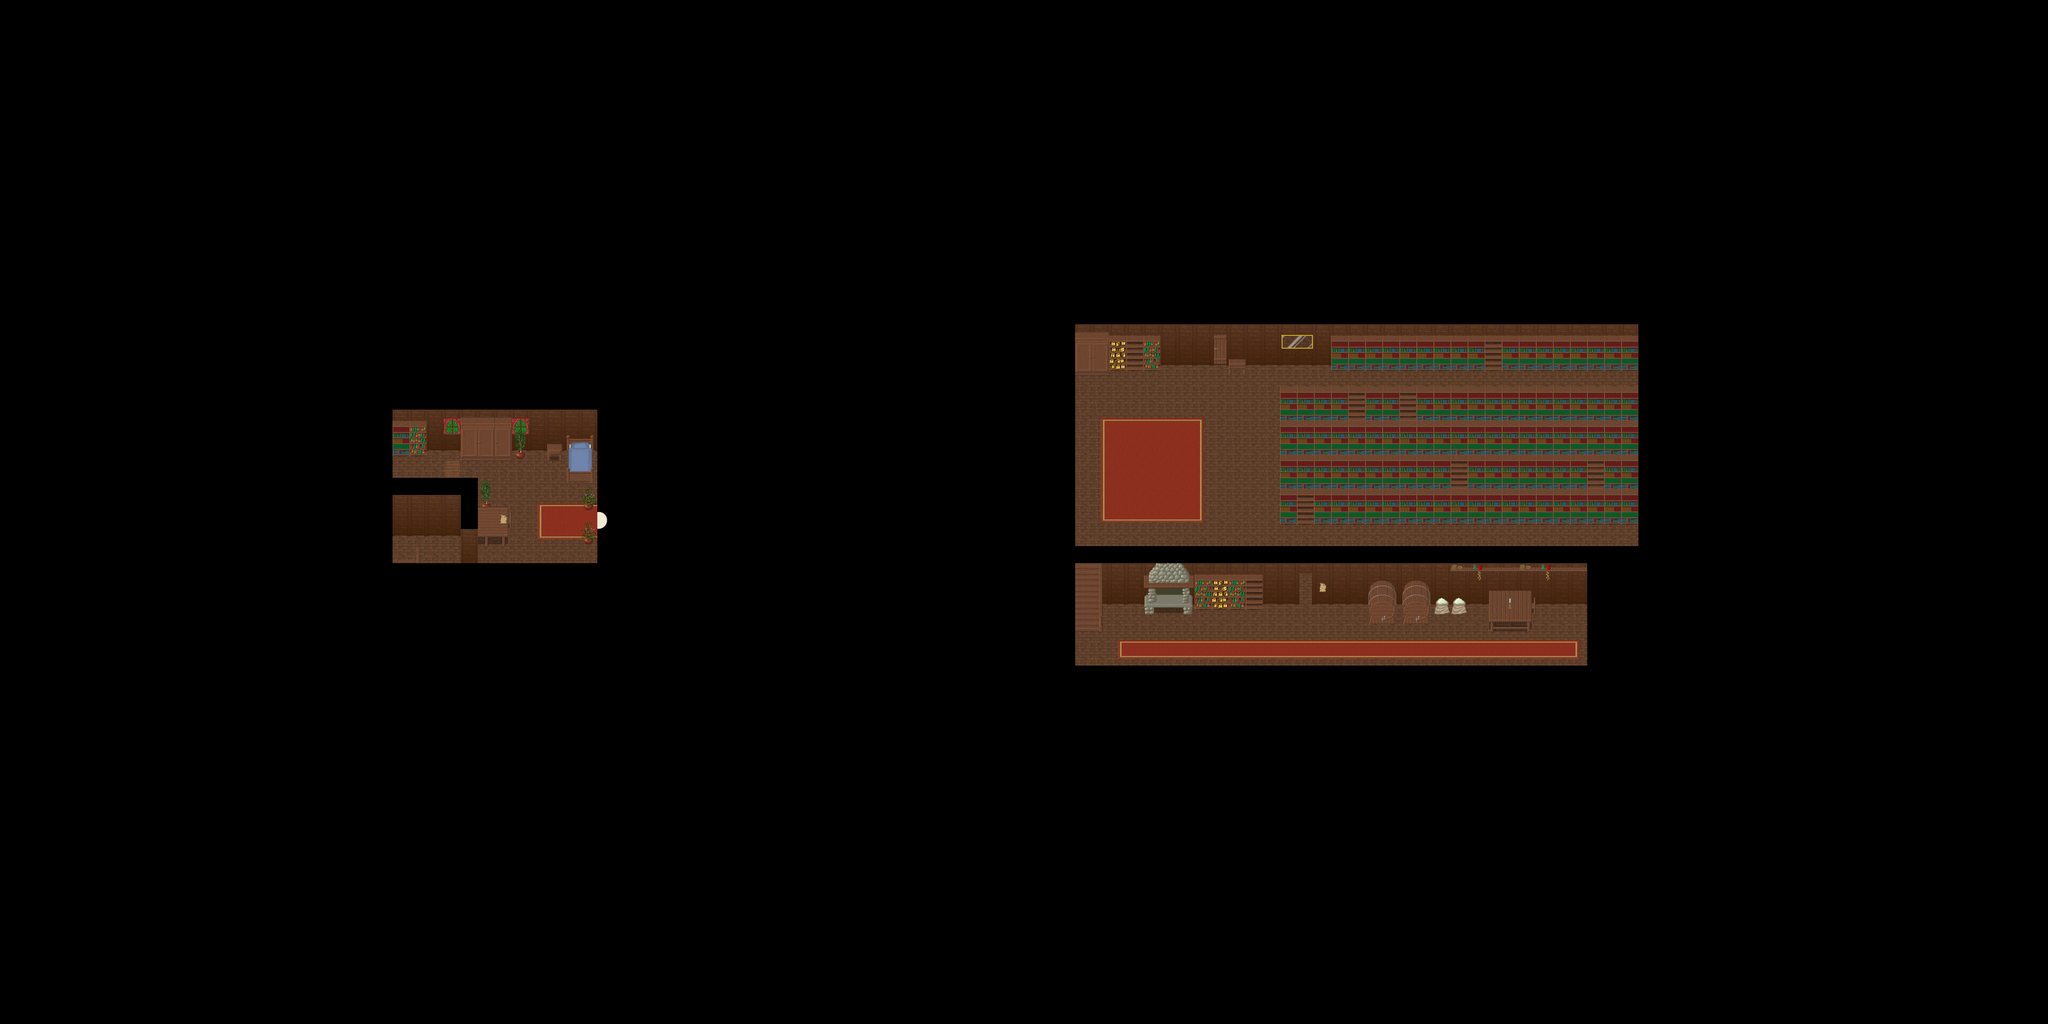

Tiled map render using the project's own tile images. Description and the map definition, with tile-layer contents summarised, below:
An orthogonal 120x60 tile map with 32x32 px tiles, 4 tile layers (Ground1, Ground2, Fringe, Over1), 1 hidden layer not drawn, 5 tilesets and 4 objects (2x particle_effect, 2x warp).

<map version="1.10" tiledversion="1.10.1" orientation="orthogonal" renderorder="right-down" width="120" height="60" tilewidth="32" tileheight="32" infinite="0" nextlayerid="7" nextobjectid="5">
 <properties>
  <property name="music" value="magick-real.ogg" />
  <property name="name" value="Mirak's House" />
 </properties>
 <tileset firstgid="1" source="../tilesets/collision.tsx" />
 <tileset firstgid="3" source="../tilesets/woodland_indoor.tsx" />
 <tileset firstgid="259" source="../tilesets/woodland_indoor_x2.tsx" />
 <tileset firstgid="307" source="../tilesets/woodland_indoor_x3.tsx" />
 <tileset firstgid="355" source="../tilesets/pots_x2.tsx" />
 <layer id="1" name="Ground1" width="120" height="60">
  <data>[7200 cells, 7200 non-empty, 18 distinct tile ids]</data>
 </layer>
 <layer id="2" name="Ground2" width="120" height="60">
  <data>[7200 cells, 81 non-empty, 47 distinct tile ids]</data>
 </layer>
 <layer id="3" name="Fringe" width="120" height="60">
  <data>[7200 cells, 99 non-empty, 10 distinct tile ids]</data>
 </layer>
 <layer id="4" name="Over1" width="120" height="60">
  <data>[7200 cells, 187 non-empty, 5 distinct tile ids]</data>
 </layer>
 <layer id="5" name="Collision" width="120" height="60" visible="0">
  <data>[7200 cells, 6722 non-empty, 1 distinct tile ids]</data>
 </layer>
 <objectgroup id="6" name="Objects">
  <object id="1" name="graphics/particles/fireplace.particle.xml" type="particle_effect" x="2176" y="1120" width="32" height="32" />
  <object id="2" name="To First Floor" type="warp" x="2016" y="1088" width="32" height="32">
   <properties>
    <property name="dest_map" value="056-2" />
    <property name="dest_x" value="23" />
    <property name="dest_y" value="32" />
   </properties>
  </object>
  <object id="3" name="To Woods" type="warp" x="1120" y="960" width="32" height="32">
   <properties>
    <property name="dest_map" value="017-1" />
    <property name="dest_x" value="169" />
    <property name="dest_y" value="90" />
   </properties>
  </object>
  <object id="4" name="graphics/particles/warparea.particle.xml" type="particle_effect" x="736" y="1056" width="32" height="32" />
 </objectgroup>
</map>
